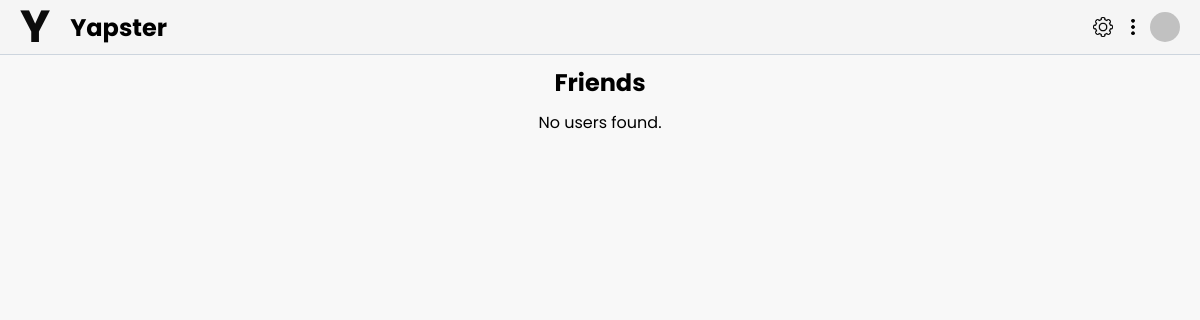
Page /friend/friends_list (signed in) on the earlier database version.
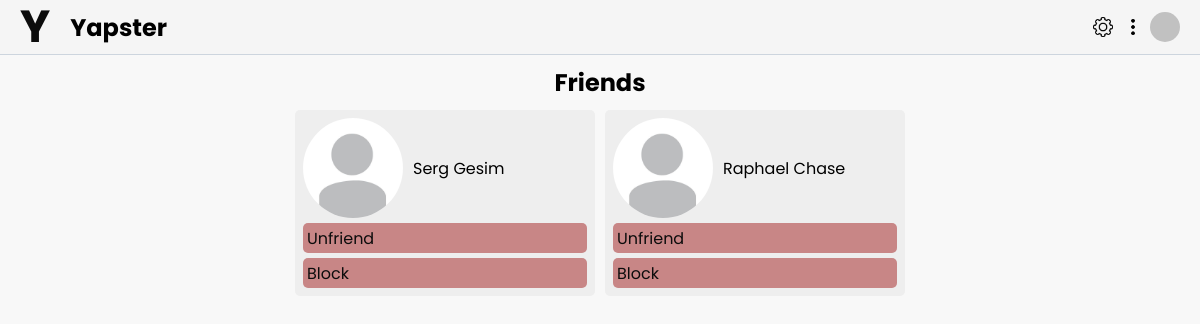
Same page on the later database version.
### user/models.py (models this page shows, shortened)
class YapsterUser(models.Model):
    user = models.OneToOneField(User, on_delete=models.CASCADE, related_name='yapsteruser')
    gender = models.CharField(max_length=10, null=True, blank=True)
    bio = models.TextField(null=True, blank=True)
    profile_image = models.ImageField(upload_to='profile_images/', blank=True, null=True)
    phone_number = models.CharField(max_length=15, null=True, blank=True)
    city = models.CharField(max_length=50, null=True, blank=True)
    state = models.CharField(max_length=50, null=True, blank=True)
    postcode = models.CharField(max_length=10, null=True, blank=True)
    country = models.CharField(max_length=50, null=True, blank=True)
    is_deleted = models.BooleanField(default=False)
    first_name = models.CharField(max_length=30, null=True, blank=True)
    last_name = models.CharField(max_length=30, null=True, blank=True)
    email = models.EmailField(null=True, blank=True)

### friend/views.py (the view)
# urls.py: path('friends_list', views.friends_list_view, name='friends_list'),
def friends_list_view(request):
    friend_list, created = FriendList.objects.get_or_create(user=request.user.yapsteruser)
    return render(request, 'friends_list.html', {'friend_list': friend_list.friends.all()})

### friend/templates/friends_list.html (shortened to what this page needs)
{% load static %}
<!DOCTYPE html>
<html lang="en">
  <head>
    <link rel="stylesheet" href="{% static 'friend/styles.css' %}" />
    <link rel="stylesheet" href="{% static 'yapster/styles.css' %}" />
  </head>
  <body>
    {% include 'html/navbar.html' %}
    <h2 class="title">Friends</h2>
    <div class="users-cont">
      {% for friend in friend_list %}
      <div class="user">
        <div class="user-details">
          <img class="user__profile-image" src="{% static 'images/default_profile.jpg' %}" alt="" />
          <p class="user__name">{{ friend.user.first_name }} {{ friend.user.last_name }}</p>
        </div>
        <div class="user__actions">
          <a href="{% url 'friend:remove_friend' friend.user.id %}">Unfriend</a>
          <a href="{% url 'friend:block_user' friend.user.id %}">Block</a>
        </div>
      </div>
      {% empty %}
      <p>No users found.</p>
      {% endfor %}
    </div>
  </body>
</html>

Differences in the rows shown:
now on this page (row unchanged): YapsterUser: user.first_name "Serg", user.last_name "Gesim"
added YapsterUser: user.first_name "Raphael", user.last_name "Chase"
Other differences:
text no longer shown: "No users found."
